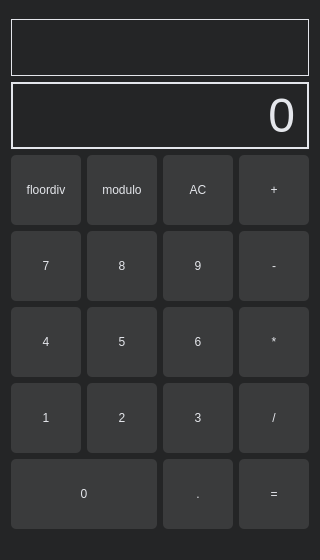
<?xml version="1.0" encoding="UTF-8"?>
<ui version="4.0">
 <class>MainWindow</class>
 <widget class="QMainWindow" name="MainWindow">
  <property name="geometry">
   <rect>
    <x>0</x>
    <y>0</y>
    <width>320</width>
    <height>560</height>
   </rect>
  </property>
  <property name="sizePolicy">
   <sizepolicy hsizetype="Fixed" vsizetype="Fixed">
    <horstretch>0</horstretch>
    <verstretch>0</verstretch>
   </sizepolicy>
  </property>
  <property name="minimumSize">
   <size>
    <width>320</width>
    <height>560</height>
   </size>
  </property>
  <property name="maximumSize">
   <size>
    <width>320</width>
    <height>560</height>
   </size>
  </property>
  <property name="windowTitle">
   <string>Calculator</string>
  </property>
  <property name="styleSheet">
   <string notr="true">background-color: rgb(36, 37, 38);</string>
  </property>
  <widget class="QWidget" name="centralwidget">
   <layout class="QGridLayout" name="gridLayout">
    <item row="3" column="2">
     <widget class="QPushButton" name="btn_8">
      <property name="minimumSize">
       <size>
        <width>70</width>
        <height>70</height>
       </size>
      </property>
      <property name="styleSheet">
       <string notr="true">color: #E4E6EB;
                                background-color: #3A3B3C;border-radius: 5px;

                            </string>
      </property>
      <property name="text">
       <string>8</string>
      </property>
     </widget>
    </item>
    <item row="6" column="1" colspan="2">
     <widget class="QPushButton" name="btn_0">
      <property name="minimumSize">
       <size>
        <width>140</width>
        <height>70</height>
       </size>
      </property>
      <property name="styleSheet">
       <string notr="true">color: #E4E6EB;
                                background-color: #3A3B3C;border-radius: 5px;

                            </string>
      </property>
      <property name="text">
       <string>0</string>
      </property>
     </widget>
    </item>
    <item row="4" column="1">
     <widget class="QPushButton" name="btn_4">
      <property name="minimumSize">
       <size>
        <width>70</width>
        <height>70</height>
       </size>
      </property>
      <property name="styleSheet">
       <string notr="true">color: #E4E6EB;
                                background-color: #3A3B3C;border-radius: 5px;

                            </string>
      </property>
      <property name="text">
       <string>4</string>
      </property>
     </widget>
    </item>
    <item row="3" column="3">
     <widget class="QPushButton" name="btn_9">
      <property name="minimumSize">
       <size>
        <width>70</width>
        <height>70</height>
       </size>
      </property>
      <property name="styleSheet">
       <string notr="true">color: #E4E6EB;
                                background-color: #3A3B3C;border-radius: 5px;

                            </string>
      </property>
      <property name="text">
       <string>9</string>
      </property>
     </widget>
    </item>
    <item row="2" column="5">
     <spacer name="horizontalSpacer">
      <property name="orientation">
       <enum>Qt::Horizontal</enum>
      </property>
      <property name="sizeHint" stdset="0">
       <size>
        <width>40</width>
        <height>20</height>
       </size>
      </property>
     </spacer>
    </item>
    <item row="4" column="4">
     <widget class="QPushButton" name="btn_mult">
      <property name="minimumSize">
       <size>
        <width>70</width>
        <height>70</height>
       </size>
      </property>
      <property name="styleSheet">
       <string notr="true">color: #E4E6EB;
                                background-color: #3A3B3C;border-radius: 5px;

                            </string>
      </property>
      <property name="text">
       <string>*</string>
      </property>
     </widget>
    </item>
    <item row="0" column="1" colspan="4">
     <widget class="QLabel" name="label_2">
      <property name="sizePolicy">
       <sizepolicy hsizetype="Preferred" vsizetype="Preferred">
        <horstretch>0</horstretch>
        <verstretch>0</verstretch>
       </sizepolicy>
      </property>
      <property name="minimumSize">
       <size>
        <width>0</width>
        <height>0</height>
       </size>
      </property>
      <property name="font">
       <font>
        <pointsize>10</pointsize>
       </font>
      </property>
      <property name="styleSheet">
       <string notr="true">color: #E4E6EB;
margin-top: 10px;
padding-top: 10px

                            </string>
      </property>
      <property name="frameShape">
       <enum>QFrame::Box</enum>
      </property>
      <property name="text">
       <string/>
      </property>
      <property name="alignment">
       <set>Qt::AlignRight|Qt::AlignTop|Qt::AlignTrailing</set>
      </property>
     </widget>
    </item>
    <item row="3" column="4">
     <widget class="QPushButton" name="btn_minus">
      <property name="minimumSize">
       <size>
        <width>70</width>
        <height>70</height>
       </size>
      </property>
      <property name="styleSheet">
       <string notr="true">color: #E4E6EB;
                                background-color: #3A3B3C;border-radius: 5px;

                            </string>
      </property>
      <property name="text">
       <string>-</string>
      </property>
     </widget>
    </item>
    <item row="0" column="0">
     <spacer name="horizontalSpacer_2">
      <property name="orientation">
       <enum>Qt::Horizontal</enum>
      </property>
      <property name="sizeHint" stdset="0">
       <size>
        <width>40</width>
        <height>20</height>
       </size>
      </property>
     </spacer>
    </item>
    <item row="2" column="2">
     <widget class="QPushButton" name="btn_modulo">
      <property name="minimumSize">
       <size>
        <width>70</width>
        <height>70</height>
       </size>
      </property>
      <property name="styleSheet">
       <string notr="true">color: #E4E6EB;
                                background-color: #3A3B3C;border-radius: 5px;

                            </string>
      </property>
      <property name="text">
       <string>modulo</string>
      </property>
     </widget>
    </item>
    <item row="2" column="4">
     <widget class="QPushButton" name="btn_plus">
      <property name="minimumSize">
       <size>
        <width>70</width>
        <height>70</height>
       </size>
      </property>
      <property name="styleSheet">
       <string notr="true">color: #E4E6EB;
                                background-color: #3A3B3C;border-radius: 5px;

                            </string>
      </property>
      <property name="text">
       <string>+</string>
      </property>
     </widget>
    </item>
    <item row="6" column="3">
     <widget class="QPushButton" name="btn_point">
      <property name="minimumSize">
       <size>
        <width>70</width>
        <height>70</height>
       </size>
      </property>
      <property name="styleSheet">
       <string notr="true">color: #E4E6EB;
                                background-color: #3A3B3C;border-radius: 5px;

                            </string>
      </property>
      <property name="text">
       <string>.</string>
      </property>
     </widget>
    </item>
    <item row="2" column="1">
     <widget class="QPushButton" name="btn_floor">
      <property name="minimumSize">
       <size>
        <width>70</width>
        <height>70</height>
       </size>
      </property>
      <property name="styleSheet">
       <string notr="true">color: #E4E6EB;
                                background-color: #3A3B3C;border-radius: 5px;

                            </string>
      </property>
      <property name="text">
       <string>floordiv</string>
      </property>
     </widget>
    </item>
    <item row="5" column="2">
     <widget class="QPushButton" name="btn_2">
      <property name="minimumSize">
       <size>
        <width>70</width>
        <height>70</height>
       </size>
      </property>
      <property name="styleSheet">
       <string notr="true">color: #E4E6EB;
                                background-color: #3A3B3C;border-radius: 5px;

                            </string>
      </property>
      <property name="text">
       <string>2</string>
      </property>
     </widget>
    </item>
    <item row="5" column="3">
     <widget class="QPushButton" name="btn_3">
      <property name="minimumSize">
       <size>
        <width>70</width>
        <height>70</height>
       </size>
      </property>
      <property name="styleSheet">
       <string notr="true">color: #E4E6EB;
                                background-color: #3A3B3C;border-radius: 5px;

                            </string>
      </property>
      <property name="text">
       <string>3</string>
      </property>
     </widget>
    </item>
    <item row="5" column="4">
     <widget class="QPushButton" name="btn_div">
      <property name="minimumSize">
       <size>
        <width>70</width>
        <height>70</height>
       </size>
      </property>
      <property name="styleSheet">
       <string notr="true">color: #E4E6EB;
                                background-color: #3A3B3C;border-radius: 5px;

                            </string>
      </property>
      <property name="text">
       <string>/</string>
      </property>
     </widget>
    </item>
    <item row="2" column="3">
     <widget class="QPushButton" name="btn_ac">
      <property name="minimumSize">
       <size>
        <width>70</width>
        <height>70</height>
       </size>
      </property>
      <property name="styleSheet">
       <string notr="true">color: #E4E6EB;
                                background-color: #3A3B3C;border-radius: 5px;

                            </string>
      </property>
      <property name="text">
       <string>AC</string>
      </property>
     </widget>
    </item>
    <item row="6" column="4">
     <widget class="QPushButton" name="btn_equal">
      <property name="minimumSize">
       <size>
        <width>70</width>
        <height>70</height>
       </size>
      </property>
      <property name="styleSheet">
       <string notr="true">color: #E4E6EB;
                                background-color: #3A3B3C;border-radius: 5px;

                            </string>
      </property>
      <property name="text">
       <string>=</string>
      </property>
     </widget>
    </item>
    <item row="4" column="3">
     <widget class="QPushButton" name="btn_6">
      <property name="minimumSize">
       <size>
        <width>70</width>
        <height>70</height>
       </size>
      </property>
      <property name="styleSheet">
       <string notr="true">color: #E4E6EB;
                                background-color: #3A3B3C;border-radius: 5px;

                            </string>
      </property>
      <property name="text">
       <string>6</string>
      </property>
     </widget>
    </item>
    <item row="4" column="2">
     <widget class="QPushButton" name="btn_5">
      <property name="minimumSize">
       <size>
        <width>70</width>
        <height>70</height>
       </size>
      </property>
      <property name="styleSheet">
       <string notr="true">color: #E4E6EB;
                                background-color: #3A3B3C;border-radius: 5px;

                            </string>
      </property>
      <property name="text">
       <string>5</string>
      </property>
     </widget>
    </item>
    <item row="3" column="1">
     <widget class="QPushButton" name="btn_7">
      <property name="minimumSize">
       <size>
        <width>70</width>
        <height>70</height>
       </size>
      </property>
      <property name="styleSheet">
       <string notr="true">color: #E4E6EB;
                                background-color: #3A3B3C;border-radius: 5px;

                            </string>
      </property>
      <property name="text">
       <string>7</string>
      </property>
     </widget>
    </item>
    <item row="5" column="1">
     <widget class="QPushButton" name="btn_1">
      <property name="minimumSize">
       <size>
        <width>70</width>
        <height>70</height>
       </size>
      </property>
      <property name="styleSheet">
       <string notr="true">color: #E4E6EB;
                                background-color: #3A3B3C;border-radius: 5px;

                            </string>
      </property>
      <property name="text">
       <string>1</string>
      </property>
     </widget>
    </item>
    <item row="1" column="1" colspan="4">
     <widget class="QLabel" name="label_1">
      <property name="font">
       <font>
        <pointsize>36</pointsize>
       </font>
      </property>
      <property name="styleSheet">
       <string notr="true">color: #E4E6EB;

                            </string>
      </property>
      <property name="frameShape">
       <enum>QFrame::Box</enum>
      </property>
      <property name="lineWidth">
       <number>2</number>
      </property>
      <property name="text">
       <string>0</string>
      </property>
      <property name="alignment">
       <set>Qt::AlignRight|Qt::AlignTrailing|Qt::AlignVCenter</set>
      </property>
     </widget>
    </item>
   </layout>
  </widget>
  <widget class="QMenuBar" name="menubar">
   <property name="geometry">
    <rect>
     <x>0</x>
     <y>0</y>
     <width>320</width>
     <height>26</height>
    </rect>
   </property>
  </widget>
  <widget class="QStatusBar" name="statusbar"/>
 </widget>
 <resources/>
 <connections/>
</ui>
